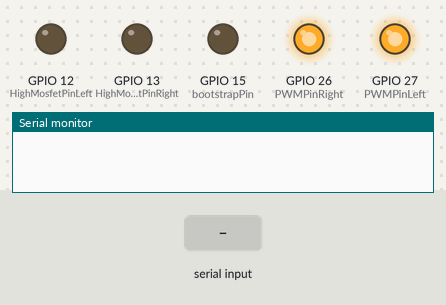
Simulated run of this sketch. Board: ESP32. Shown: output pins drawn as LEDs (lit = HIGH), the last lines printed to the serial monitor. The inputs (shaded band) are chosen by the test bench.

Above: at 1.2 s.
1.3 s: "90,45\n" received over Serial
At 2.63 s:
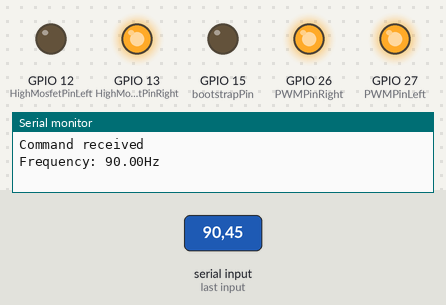
4.3 s: "30,150\n" received over Serial
At 4.73 s:
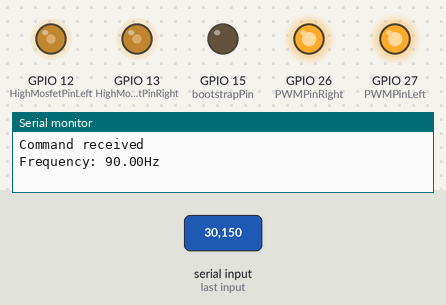
7.3 s: "1\n" received over Serial
At 8.64 s:
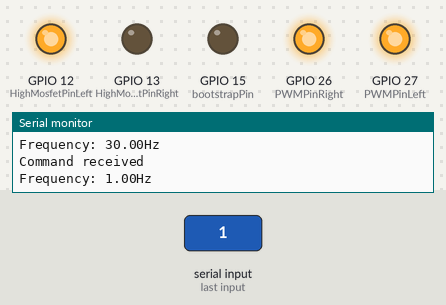
Timing chart, 0 to 9.7 s (numbered marks = the images above; inputs shaded):
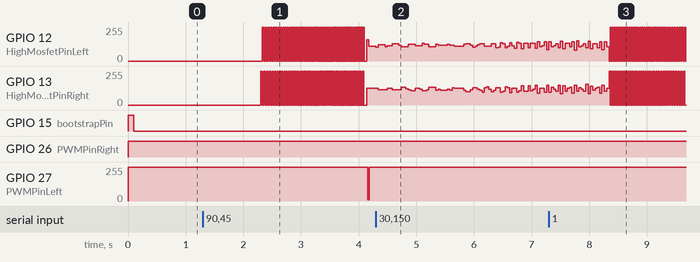

The sketch:

SinglePhaseInverter.ino
```cpp
#include"SineWavePreCalculator.h"
#include"ControlledBootstrap.h"

const int PWMFreq = 5000;
const int PWMChannelLeft = 0;
const int PWMPinLeft = 27;
const int HighMosfetPinLeft = 12;
const int PWMChannelRight = 1;
const int PWMPinRight = 26;
const int HighMosfetPinRight = 13;
const int PWMResolution = 12;
const int MAX_DUTY_CYCLE = (int)(pow(2, PWMResolution) - 1);
const int microsInSecond = 1000000;
float startingFrequency = 0;
float targetFrequency = 0;
float outputFrequency = 0;
float outputPeriodMicros = (1/outputFrequency)*microsInSecond;
unsigned long cycleStartTime = 0;
unsigned long rampStartTime = 0;
const int rampTimeMicros = 5*microsInSecond;
const float transitionDeadband = 0.1;

// Bootstrap Config
const unsigned char bootstrapPin = 15;
const unsigned int bootstrapOnTime = 2000; //us
const unsigned int bootstrapOffTime = 100000; //us

int lastCycle = 0;

TaskHandle_t pwmSineGeneratorTask;

int *degreeDutyCycles;
int *degreeCycles;

ControlledBootstrap *bootstrap;

void setup()
{
  Serial.begin(115200);
  pinMode(HighMosfetPinLeft, OUTPUT);
  digitalWrite(HighMosfetPinLeft, LOW);
  pinMode(HighMosfetPinRight, OUTPUT);
  digitalWrite(HighMosfetPinRight, LOW);
  bootstrap = new ControlledBootstrap(bootstrapPin, bootstrapOnTime, bootstrapOffTime);
  SineWavePreCalculator *sineWavePreCalculator = new SineWavePreCalculator(MAX_DUTY_CYCLE, transitionDeadband);
  degreeDutyCycles = sineWavePreCalculator->calculateDegreeDutyCycles();
  degreeCycles = sineWavePreCalculator->calculateDegreeCycles();
  ledcSetup(PWMChannelLeft, PWMFreq, PWMResolution);
  ledcAttachPin(PWMPinLeft, PWMChannelLeft);
  ledcSetup(PWMChannelRight, PWMFreq, PWMResolution);
  ledcAttachPin(PWMPinRight, PWMChannelRight);
  xTaskCreatePinnedToCore(
      pwmLoop, /* Function to implement the task */
      "pwmSineGenerator", /* Name of the task */
      10000,  /* Stack size in words */
      NULL,  /* Task input parameter */
      0,  /* Priority of the task */
      &pwmSineGeneratorTask,  /* Task handle. */
      0); /* Core where the task should run */
  cycleStartTime = micros();
}

void loop()
{
  unsigned long currentTime = micros();
  readSerialControl(currentTime);
  implementRamp(currentTime);
  vTaskDelay(1);
}

void pwmLoop(void * pvParameters) {
  while(1) {
    unsigned long currentTime = micros();
    updatePwm(currentTime);
    bootstrap->refresh(currentTime);
    vTaskDelay(1);
  }
}

void updatePwm(unsigned long currentTime) {
  if(outputFrequency > 0) {
    while(currentTime > (cycleStartTime + outputPeriodMicros)){
      cycleStartTime += outputPeriodMicros;
    }
    float degreeWithinCycle = ((currentTime - cycleStartTime)/outputPeriodMicros)*360;
    int degree = (int)round(degreeWithinCycle);
    int dutyCycle = degreeDutyCycles[degree];
    int cycle = degreeCycles[degree];
    if(cycle != lastCycle){
      if(cycle == 1) {
        digitalWrite(HighMosfetPinLeft, LOW);
        ledcWrite(PWMChannelRight, MAX_DUTY_CYCLE);
        delayMicroseconds(2);
        digitalWrite(HighMosfetPinRight, HIGH);
      } else if(cycle == -1) {
        digitalWrite(HighMosfetPinRight, LOW);
        ledcWrite(PWMChannelLeft, MAX_DUTY_CYCLE);
        delayMicroseconds(2);
        digitalWrite(HighMosfetPinLeft, HIGH);
      } else {
        digitalWrite(HighMosfetPinLeft, LOW);
        digitalWrite(HighMosfetPinRight, LOW);
        ledcWrite(PWMChannelLeft, MAX_DUTY_CYCLE);
        ledcWrite(PWMChannelRight, MAX_DUTY_CYCLE);
        delayMicroseconds(2);
      }
    }
    if(cycle == 1) {
      ledcWrite(PWMChannelLeft, dutyCycle);
    } else if(cycle == -1) {
      ledcWrite(PWMChannelRight, dutyCycle);
    }
    lastCycle = cycle;
//    delayMicroseconds(200);
  } else {
    ledcWrite(PWMChannelLeft, MAX_DUTY_CYCLE);
    ledcWrite(PWMChannelRight, MAX_DUTY_CYCLE);
  }
}

void readSerialControl(unsigned long currentTime) {
  if (Serial.available() > 0) {
    startingFrequency = outputFrequency;
    String incomingValue = Serial.readString();
    targetFrequency = incomingValue.toFloat();
    Serial.println("Command received");
    Serial.print("Frequency: ");
    Serial.print(targetFrequency);
    Serial.println("Hz");
    if(outputFrequency == 0) {
      cycleStartTime = currentTime;
    }
    rampStartTime = currentTime;
  }
}

void implementRamp(unsigned long currentTime) {
  if(currentTime < (rampStartTime + rampTimeMicros)) {
    float rampProgression = ((float)(currentTime - rampStartTime))/(float)rampTimeMicros;
    outputFrequency = startingFrequency + (targetFrequency - startingFrequency)*rampProgression;
    outputPeriodMicros = (1/outputFrequency)*microsInSecond;
  } else {
    outputFrequency = targetFrequency;
    outputPeriodMicros = (1/outputFrequency)*microsInSecond;
  }
}
```

ControlledBootstrap.cpp
```cpp
#include"ControlledBootstrap.h"
#include"Arduino.h"

ControlledBootstrap::ControlledBootstrap(unsigned char controlPin, unsigned int onTime, unsigned int offTime){
  this->controlPin = controlPin;
  this->onTime = onTime;
  this->offTime = offTime;
  pinMode(this->controlPin, OUTPUT);
  // The first cycle is started with the bootstrap charging
  // to ensure it has reached proper voltage before trying to
  // provide it to the system.
  digitalWrite(this->controlPin, HIGH);
  this->cycleStartTime = micros();
}

void ControlledBootstrap::refresh(unsigned long currentTime) {
  if(this->hasCompletedCycle(currentTime)) {
    digitalWrite(this->controlPin, LOW);
    this->cycleStartTime += this->offTime + this->onTime;
  } else if(this->hasRechedTimeToTurnOn(currentTime)){
    digitalWrite(this->controlPin, HIGH);
  }
}

bool ControlledBootstrap::hasCompletedCycle(unsigned long currentTime){
  return currentTime >= (this->cycleStartTime + this->offTime + this->onTime);
}

bool ControlledBootstrap::hasRechedTimeToTurnOn(unsigned long currentTime){
  return currentTime >= (this->cycleStartTime + this->offTime);
}
```

ControlledBootstrap.h
```cpp
#ifndef ControlledBootstrap_h
#define ControlledBootstrap_h

class ControlledBootstrap {
  public:
    ControlledBootstrap(unsigned char controlPin, unsigned int onTime, unsigned int offTime);
    void refresh(unsigned long currentTime);

  private:
    unsigned char controlPin;
    unsigned int onTime;
    unsigned int offTime;
    unsigned long cycleStartTime;

    bool hasCompletedCycle(unsigned long currentTime);
    bool hasRechedTimeToTurnOn(unsigned long currentTime);
};

#endif
```

SineWavePreCalculator.cpp
```cpp
#import"SineWavePreCalculator.h"
#import"Arduino.h"

SineWavePreCalculator::SineWavePreCalculator(int maximumDutyCycle, float transitionDeadband){
  this->maximumDutyCycle = maximumDutyCycle;
  this->transitionDeadband = transitionDeadband;
}

int *SineWavePreCalculator::calculateDegreeDutyCycles() {
  int *dutyCycles = new int[360];
  for(int angle = 0; angle < 360; angle++) {
    int dutyCycle = this->calculateDutyCycleForAngle(angle);
    dutyCycles[angle] = dutyCycle;
  }
  return dutyCycles;
}

int *SineWavePreCalculator::calculateDegreeCycles() {
  int *cycles = new int[360];
  for(int angle = 0; angle < 360; angle++) {
    cycles[angle] = this->calculateCycleForAngle(angle);
  }
  return cycles;
}

float SineWavePreCalculator::toRadians(float valueInDegrees) {
  return (valueInDegrees/360)*(2*PI);
}

int SineWavePreCalculator::calculateDutyCycleForAngle(int angle){
  float angleSine = sin(this->toRadians(angle));
  float normalizedSine = angleSine >= 0 ? angleSine : -1*angleSine;
  if(normalizedSine <= this->transitionDeadband) {
    normalizedSine = 0;
  }
  return (int) ((1 - normalizedSine) * this->maximumDutyCycle);
}

int SineWavePreCalculator::calculateCycleForAngle(int angle){
  float angleSine = sin(this->toRadians(angle));
  if(angleSine > this->transitionDeadband) {
    return 1;
  } else if(angleSine < (-1 * this->transitionDeadband)) {
    return -1;
  } else {
    return 0;
  }
}
```

SineWavePreCalculator.h
```cpp
#ifndef SineWavePreCalculator_h
#define SineWavePreCalculator_h

// The sine wave pre-calculator is not a necessary architecture for
// the inverter to function, but calculating them before the execution
// allows avoiding costly sine calculations during execution and
// a faster cycle time for better control.

// The transition dead band is used to create a small delay between
// turning off one direction of an H bridge and turning on the opposite
// direction. This is done by considering the small values near the
// transition as zero and is used to avoid shorting the sides of the
// H bridge.

class SineWavePreCalculator {
  public:
    SineWavePreCalculator(int maximumDutyCycle, float transitionDeadband);

    // Calculates the necessary power for all angles
    int *calculateDegreeDutyCycles();

    // Calculates the semi-cycle for all angles
    int *calculateDegreeCycles();

  private:
    int maximumDutyCycle;
    float transitionDeadband;

    float toRadians(float valueInDegrees);
    int calculateDutyCycleForAngle(int angle);
    int calculateCycleForAngle(int angle);
};

#endif
```

Measured:
- after the input at 1.3 s, GPIO 27 (PWMPinLeft): 255/255 → 10/255 after 2.9 s, → 255/255 0.03 s later
- after the input at 4.3 s, GPIO 26 (PWMPinRight): stops changing and stays HIGH; GPIO 27 (PWMPinLeft): stays 255/255 (without the input it goes to 24/255 after 0.36 s)
